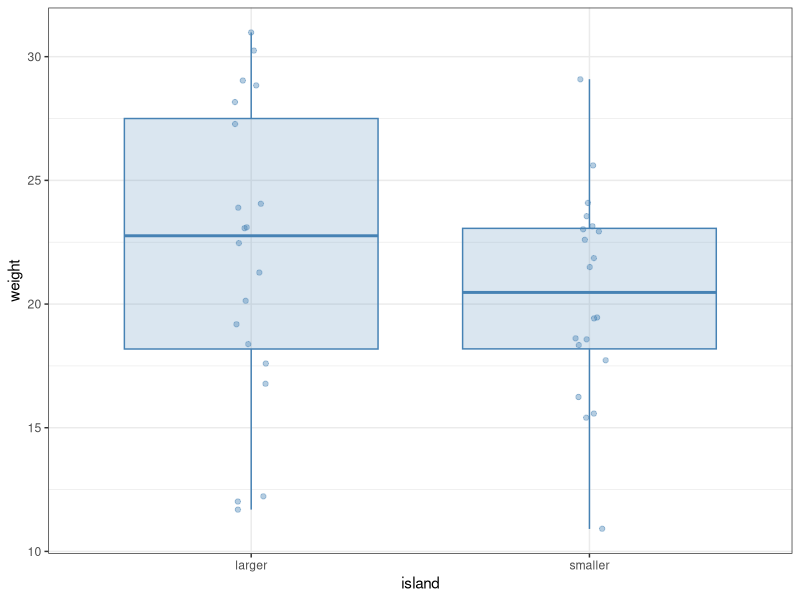
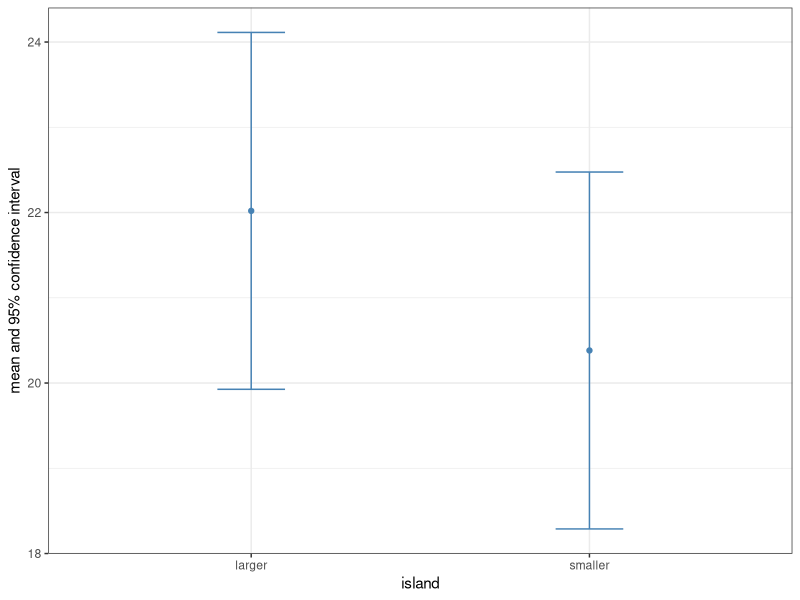
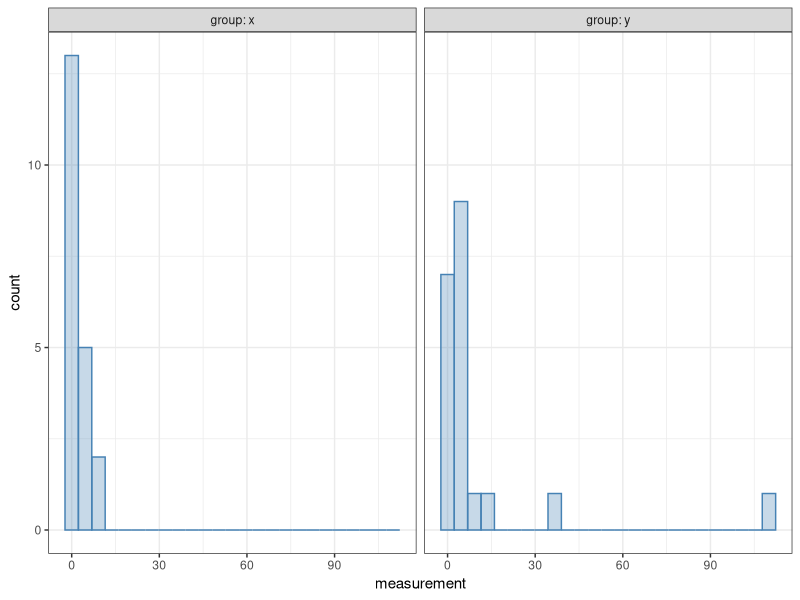

Reproduce these figures in R, in order. (Note: this script raises an error after producing the figures.)
## ---- chunk 1
require(tidyverse)

pop <- read_csv("pop_data.csv")

## ---- chunk 2
#| message: false
library(tidyverse)

bird <- read_csv("fictive_bird_example.csv")
print(bird, n = Inf)
## ---- chunk 3
bird |>
  ggplot(aes(x = island, y = weight)) +
  geom_boxplot(colour = "steelblue", fill = "steelblue",
               alpha = 0.2, outlier.shape = NA) +
  geom_jitter(alpha = 0.4, width = 0.05, colour = "steelblue") +
  theme_bw()
## ---- chunk 4
bird |>
  group_by(island) |>
  summarise(mean = mean(weight), median = median(weight)) |>
  ungroup()
## ---- chunk 5
bird |>
  group_by(island) |>
  summarise(mean = mean(weight), # Means of the two groups
            sd = sd(weight), # Standard deviations
            N = n(), # Sample sizes
            SEM = sd / sqrt(N), # Standard errors of the means
            CI = qt(1 - 0.025, N - 1)) |> # Confidence intervals
  ungroup() |> # Ungroup the data (not necessary here, but a good habit)
  ggplot(aes(x = island, y = mean, ymin = mean - CI, ymax = mean + CI)) +
  geom_point(colour = "steelblue") +
  geom_errorbar(colour = "steelblue", width = 0.2) +
  ylab("mean and 95% confidence interval") +
  theme_bw()
## ---- chunk 6
wilcox.test(weight ~ island, data = bird)
## ---- chunk 7
wilcox.test(weight ~ island, data = bird, conf.int = TRUE)
## ---- chunk 8
wilcox.test(weight ~ island, data = bird, conf.int = TRUE, conf.level = 0.99)
## ---- chunk 9
t.test(weight ~ island, data = bird)
## ---- chunk 10
t.test(weight ~ island, data = bird, conf.level = 0.99)
## ---- chunk 11
#| message: false
example <- read_csv("t_wilcox_example.csv")

example |>
  ggplot(aes(x = measurement)) +
  geom_histogram(bins = 25, alpha = 0.3,
                 colour = "steelblue", fill = "steelblue") +
  facet_wrap(~ group, labeller = label_both) +
  theme_bw()
## ---- chunk 12
t.test(measurement ~ group, data = example)
## ---- chunk 13
wilcox.test(measurement ~ group, data = example, conf.int = TRUE)
## ---- chunk 14
#| error: true
bird |>
  wilcox.test(weight ~ island, conf.int = TRUE)
## ---- chunk 15
bird |>
  wilcox.test(weight ~ island, data = _, conf.int = TRUE)
